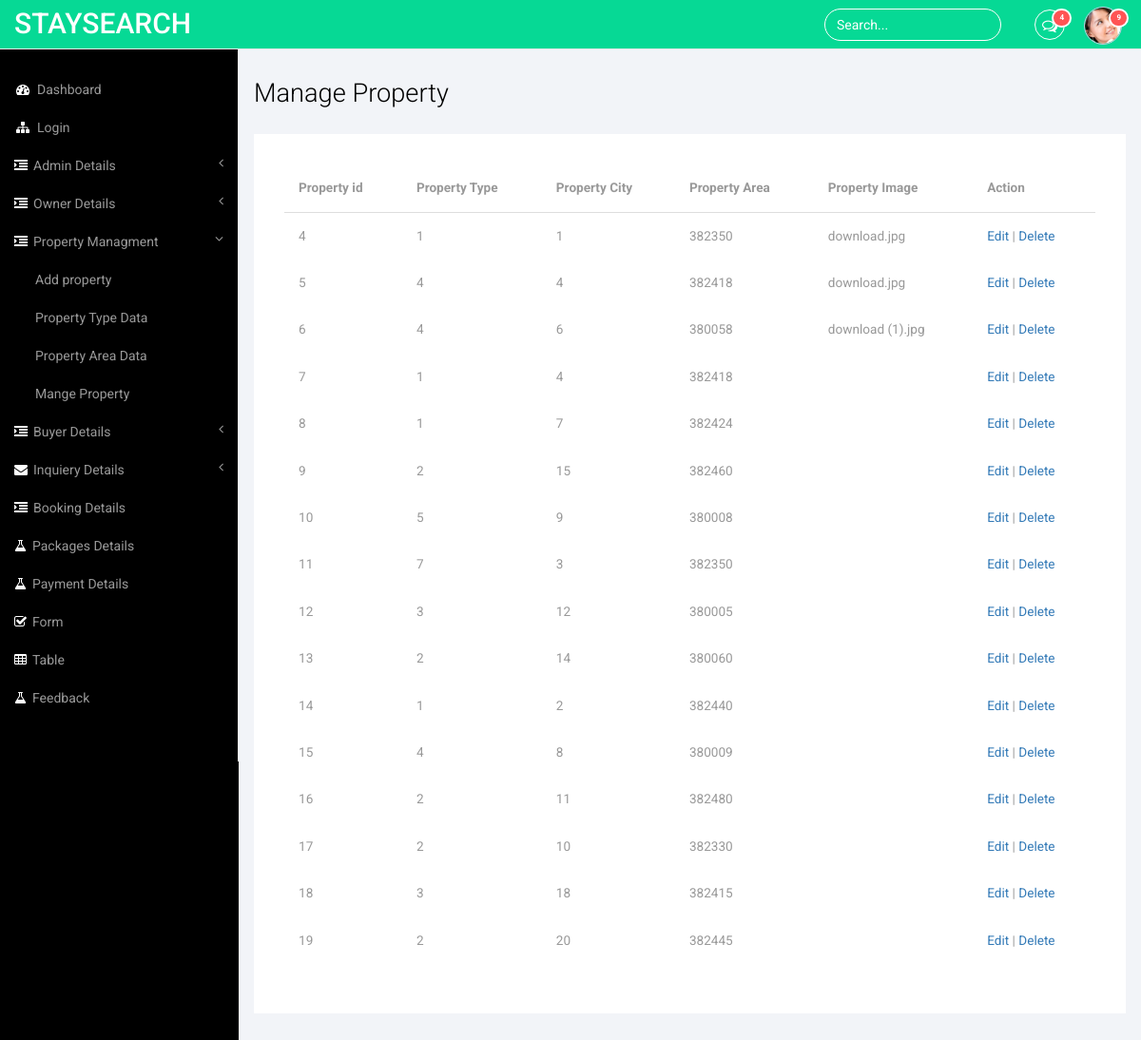
/Adminpanel/manageproperty.php, run on the app's committed database.
### tables this page shows
CREATE TABLE `tbl_property` (
  `property_id` int(25) NOT NULL,
  `seller_name` varchar(25) NOT NULL,
  `property_details` varchar(50) NOT NULL,
  `property_address` text NOT NULL,
  `property_city` varchar(25) NOT NULL,
  `property_image` varchar(50) NOT NULL DEFAULT 'default.png',
  `property_type` int(25) NOT NULL,
  `property_area` int(8) NOT NULL
);

### Adminpanel/manageproperty.php (the view, shortened to what this page needs)
<?php
    require './class/apclass.php';
?>
<!DOCTYPE HTML>
<html>
<head>
<link href="css/bootstrap.min.css" rel='stylesheet' type='text/css' />
<link href="css/style.css" rel='stylesheet' type='text/css' />
<link href="css/font-awesome.css" rel="stylesheet">
</head>
<body>
<div id="wrapper">
     <?php
        include './theampart/header.php';
        include './theampart/sidebar.php';
     ?>
       <div id="page-wrapper">
                <div class="col-md-12 graphs">
                    <div class="xs">
                        <h3>Manage Property</h3>
                        <div class="bs-example4" data-example-id="contextual-table">
                            <table class="table">
                                <thead>
                                    <tr>
                                        <th>Property id</th>
                                        <th>Property Type</th>
                                        <th>Property City</th>
                                        <th>Property Area</th>
                                        <th>Property Image</th>
                                        <th>Action</th>
                                    </tr>
                                </thead>
                                <?php
                                    $selectq = mysqli_query($connection, "select * from tbl_property") or die(mysqli_error($connection));
                                    while($ownerrow = mysqli_fetch_array($selectq))
                                    {
                                        echo "<tr>";
                                        echo "<td>{$ownerrow['property_id']}</td>";
                                        echo "<td>{$ownerrow['property_type']}</td>";
                                        echo "<td>{$ownerrow['property_city']}</td>";
                                        echo "<td>{$ownerrow['property_area']}</td>";
                                        echo "<td>{$ownerrow['property_image']}</td>";
                                        echo "<td> <a href='editproperty.php?eid={$ownerrow['property_id']}'>Edit</a> |<a href='manageproperty.php?did={$ownerrow['property_id']}'> Delete</a></td>";
                                        echo "</tr>";
                                    }
                                ?>
                            </table>
                        </div>
                     </div>
                </div>
            </div>
        </div>
        <link href="css/custom.css" rel="stylesheet">
    </body>
</html>

### Adminpanel/css/style.css (style rules this page uses)
h4, h5, h6, h1, h2, h3 { margin-top: 0; }
html, body { font-family: 'Roboto', sans-serif; font-size: 100%; background:#000; overflow-x: hidden; }
.graphs { padding: 2em 1em; background: #f2f4f8; font-family: 'Roboto', sans-serif; }
.bs-example4 { background: #fff; padding: 2em; }
.xs h3, .widget_head { color:#000; font-size:1.7em; font-weight:300; margin-bottom: 1em; }
.table > thead > tr > th, .table > tbody > tr > th, .table > tfoot > tr > th, .table > thead > tr > td, .table > tbody > tr > td, .table > tfoot > tr > td { border-top: none !important; }
.table > thead > tr > th, .table > tbody > tr > th, .table > tfoot > tr > th, .table > thead > tr > td, .table > tbody > tr > td, .table > tfoot > tr > td { font-size: 0.85em; color: #999; }
.table td, .table>tbody>tr>td, .table>tbody>tr>th, .table>tfoot>tr>td, .table>tfoot>tr>th, .table>thead>tr>td, .table>thead>tr>th { padding:15px !important; }
.table > thead > tr > th { border-bottom: 1px solid #ddd !important; }

### Adminpanel/css/custom.css (style rules this page uses)
#wrapper { width: 100%; }
#page-wrapper { min-height: 568px; background-color: #fff; }
@media (min-width:768px) { #page-wrapper { position: inherit; margin: 0 0 0 250px; border-left: 1px solid #e7e7e7; } }

### data on the page
tbl_property: property_id "4", property_type "1", property_city "1", property_area "382350", property_image "download.jpg"
tbl_property: property_id "5", property_type "4", property_city "4", property_area "382418", property_image "download.jpg"
tbl_property: property_id "6", property_type "4", property_city "6", property_area "380058", property_image "download (1).jpg"
tbl_property: property_id "7", property_type "1", property_city "4", property_area "382418"
tbl_property: property_id "8", property_type "1", property_city "7", property_area "382424"
tbl_property: property_id "9", property_type "2", property_city "15", property_area "382460"
tbl_property: property_id "10", property_type "5", property_city "9", property_area "380008"
tbl_property: property_id "11", property_type "7", property_city "3", property_area "382350"
tbl_property: property_id "12", property_type "3", property_city "12", property_area "380005"
tbl_property: property_id "13", property_type "2", property_city "14", property_area "380060"
tbl_property: property_id "14", property_type "1", property_city "2", property_area "382440"
tbl_property: property_id "15", property_type "4", property_city "8", property_area "380009"
tbl_property: property_id "16", property_type "2", property_city "11", property_area "382480"
tbl_property: property_id "17", property_type "2", property_city "10", property_area "382330"
tbl_property: property_id "18", property_type "3", property_city "18", property_area "382415"
tbl_property: property_id "19", property_type "2", property_city "20", property_area "382445"
